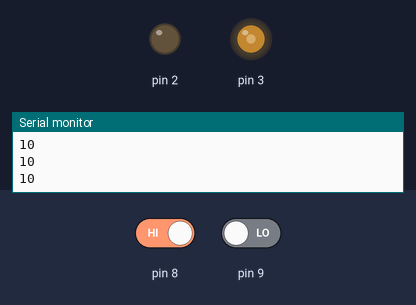
A sketch run on a simulated Arduino Uno, built with avr-gcc and run on an emulated ATmega328P. Shown: output pins drawn as LEDs (lit = HIGH), the last lines printed to the serial monitor. The inputs (shaded band) are chosen by the test bench; at power-on: pin 8 HIGH, pin 9 LOW.

Above: at 1.2 s.
1.3 s: pin 8 driven LOW
At 2.1 s:
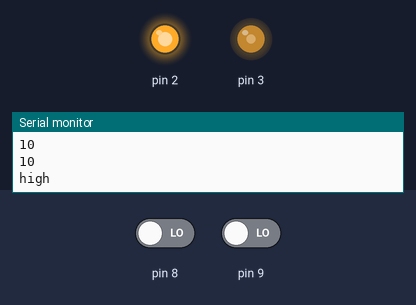
2.8 s: pin 9 driven HIGH
At 3.6 s:
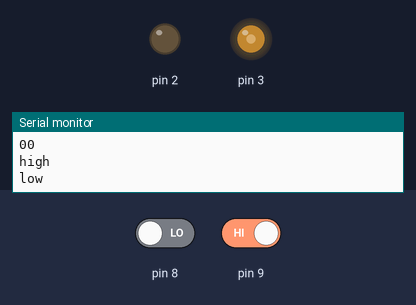
5.8 s: pin 9 driven LOW
At 7.1 s:
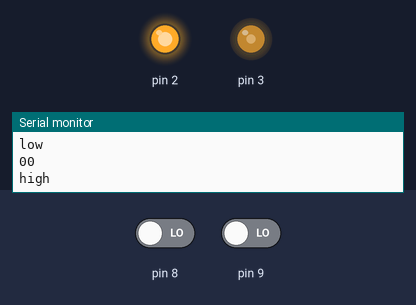
Timing chart, 0 to 8.8 s (numbered marks = the images above; inputs shaded):
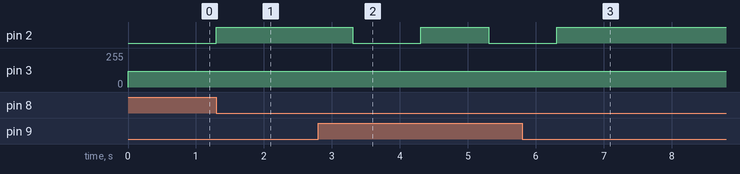

Measured:
- after the input at 1.3 s, pin 2: LOW → HIGH at once
- after the input at 2.8 s, pin 2: HIGH → LOW after 0.51 s, → HIGH 1.0 s later, → LOW 1.0 s later
- after the input at 5.8 s, pin 2: goes on until 6.3 s, then stays HIGH

The sketch:

IR_sensor_hold.ino
```cpp
void setup() {
  // put your setup code here, to run once:
pinMode(8,INPUT);
//pinMode(A1,INPUT);
//pinMode(A2,INPUT);
//pinMode(A3,INPUT);
//pinMode(A4,INPUT);
pinMode(9,INPUT);

pinMode(2,OUTPUT);
pinMode(3,OUTPUT);
Serial.begin(9600);

}

void loop() {
  // put your main code here, to run repeatedly:
  Serial.print(digitalRead(8));
  Serial.println(digitalRead(9));
analogWrite(3,120);
if(digitalRead(8)==LOW){
  digitalWrite(2,HIGH);
  Serial.println("high");
  delay(1000);
}
if(digitalRead(9)==HIGH){
  digitalWrite(2,LOW);
  Serial.println("low");
  delay(1000);
}
//if(digitalRead(2)==HIGH){
  //Serial.println("high");

//else{
//  Serial.println("low");
//}
}
```
